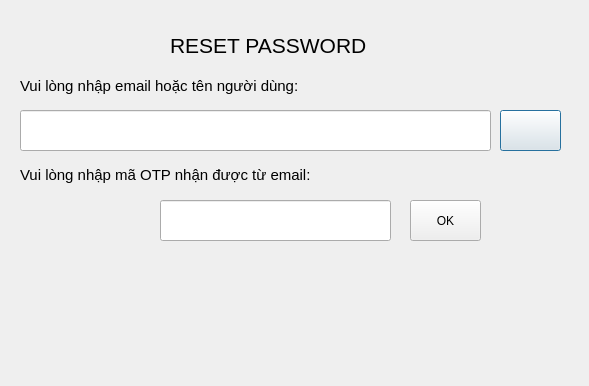
<?xml version="1.0" encoding="UTF-8"?>
<ui version="4.0">
 <class>resetPassword</class>
 <widget class="QDialog" name="resetPassword">
  <property name="geometry">
   <rect>
    <x>0</x>
    <y>0</y>
    <width>589</width>
    <height>386</height>
   </rect>
  </property>
  <property name="windowTitle">
   <string>Dialog</string>
  </property>
  <widget class="QStackedWidget" name="stackedWidget">
   <property name="geometry">
    <rect>
     <x>20</x>
     <y>20</y>
     <width>541</width>
     <height>371</height>
    </rect>
   </property>
   <property name="currentIndex">
    <number>0</number>
   </property>
   <widget class="QWidget" name="page">
    <widget class="QLabel" name="label">
     <property name="geometry">
      <rect>
       <x>150</x>
       <y>10</y>
       <width>251</width>
       <height>31</height>
      </rect>
     </property>
     <property name="font">
      <font>
       <pointsize>16</pointsize>
      </font>
     </property>
     <property name="text">
      <string>RESET PASSWORD</string>
     </property>
    </widget>
    <widget class="QLabel" name="label_5">
     <property name="geometry">
      <rect>
       <x>100</x>
       <y>0</y>
       <width>41</width>
       <height>41</height>
      </rect>
     </property>
     <property name="text">
      <string/>
     </property>
     <property name="pixmap">
      <pixmap resource="galeries.qrc">:/image/resetpass.png</pixmap>
     </property>
     <property name="scaledContents">
      <bool>true</bool>
     </property>
    </widget>
    <widget class="QLabel" name="label_2">
     <property name="geometry">
      <rect>
       <x>0</x>
       <y>50</y>
       <width>341</width>
       <height>31</height>
      </rect>
     </property>
     <property name="font">
      <font>
       <pointsize>11</pointsize>
      </font>
     </property>
     <property name="text">
      <string>Vui lòng nhập email hoặc tên người dùng:</string>
     </property>
    </widget>
    <widget class="QLineEdit" name="email_edit">
     <property name="geometry">
      <rect>
       <x>0</x>
       <y>90</y>
       <width>471</width>
       <height>41</height>
      </rect>
     </property>
     <property name="font">
      <font>
       <pointsize>14</pointsize>
      </font>
     </property>
    </widget>
    <widget class="QPushButton" name="send_otp">
     <property name="geometry">
      <rect>
       <x>480</x>
       <y>90</y>
       <width>61</width>
       <height>41</height>
      </rect>
     </property>
     <property name="toolTip">
      <string extracomment="Nhấn chọn để nhận mã OTP"/>
     </property>
     <property name="text">
      <string/>
     </property>
     <property name="icon">
      <iconset>
       <normaloff>gmail.png</normaloff>gmail.png</iconset>
     </property>
     <property name="iconSize">
      <size>
       <width>35</width>
       <height>35</height>
      </size>
     </property>
    </widget>
    <widget class="QLabel" name="label_6">
     <property name="geometry">
      <rect>
       <x>0</x>
       <y>139</y>
       <width>401</width>
       <height>31</height>
      </rect>
     </property>
     <property name="font">
      <font>
       <pointsize>11</pointsize>
      </font>
     </property>
     <property name="text">
      <string>Vui lòng nhập mã OTP nhận được từ email:</string>
     </property>
    </widget>
    <widget class="QLineEdit" name="otp_edit">
     <property name="geometry">
      <rect>
       <x>140</x>
       <y>180</y>
       <width>231</width>
       <height>41</height>
      </rect>
     </property>
     <property name="font">
      <font>
       <pointsize>14</pointsize>
      </font>
     </property>
    </widget>
    <widget class="QLabel" name="status">
     <property name="geometry">
      <rect>
       <x>10</x>
       <y>250</y>
       <width>531</width>
       <height>51</height>
      </rect>
     </property>
     <property name="font">
      <font>
       <pointsize>16</pointsize>
      </font>
     </property>
     <property name="text">
      <string/>
     </property>
    </widget>
    <widget class="QPushButton" name="verify_otp">
     <property name="geometry">
      <rect>
       <x>390</x>
       <y>180</y>
       <width>71</width>
       <height>41</height>
      </rect>
     </property>
     <property name="text">
      <string>OK</string>
     </property>
     <property name="icon">
      <iconset>
       <normaloff>ok.png</normaloff>ok.png</iconset>
     </property>
    </widget>
   </widget>
   <widget class="QWidget" name="page_2">
    <widget class="QLabel" name="label_4">
     <property name="geometry">
      <rect>
       <x>150</x>
       <y>20</y>
       <width>301</width>
       <height>41</height>
      </rect>
     </property>
     <property name="font">
      <font>
       <pointsize>16</pointsize>
      </font>
     </property>
     <property name="text">
      <string>TẠO MẬT KHẨU MỚI</string>
     </property>
    </widget>
    <widget class="QLabel" name="label_7">
     <property name="geometry">
      <rect>
       <x>30</x>
       <y>80</y>
       <width>311</width>
       <height>20</height>
      </rect>
     </property>
     <property name="font">
      <font>
       <pointsize>11</pointsize>
      </font>
     </property>
     <property name="text">
      <string>Vui lòng nhập mật khẩu mới:</string>
     </property>
    </widget>
    <widget class="QLineEdit" name="lineEdit_3">
     <property name="geometry">
      <rect>
       <x>30</x>
       <y>120</y>
       <width>401</width>
       <height>41</height>
      </rect>
     </property>
     <property name="font">
      <font>
       <pointsize>14</pointsize>
      </font>
     </property>
    </widget>
    <widget class="QLabel" name="label_8">
     <property name="geometry">
      <rect>
       <x>30</x>
       <y>170</y>
       <width>421</width>
       <height>31</height>
      </rect>
     </property>
     <property name="font">
      <font>
       <pointsize>11</pointsize>
      </font>
     </property>
     <property name="text">
      <string>Vui lòng nhập lại mật khẩu vừa tạo:</string>
     </property>
    </widget>
    <widget class="QLineEdit" name="lineEdit_4">
     <property name="geometry">
      <rect>
       <x>30</x>
       <y>210</y>
       <width>401</width>
       <height>41</height>
      </rect>
     </property>
     <property name="font">
      <font>
       <pointsize>14</pointsize>
      </font>
     </property>
    </widget>
    <widget class="QPushButton" name="pushButton_3">
     <property name="geometry">
      <rect>
       <x>380</x>
       <y>270</y>
       <width>111</width>
       <height>41</height>
      </rect>
     </property>
     <property name="text">
      <string>OK</string>
     </property>
     <property name="icon">
      <iconset resource="galeries.qrc">
       <normaloff>:/image/ok.png</normaloff>:/image/ok.png</iconset>
     </property>
     <property name="iconSize">
      <size>
       <width>30</width>
       <height>30</height>
      </size>
     </property>
    </widget>
    <widget class="QLabel" name="label_9">
     <property name="geometry">
      <rect>
       <x>70</x>
       <y>10</y>
       <width>61</width>
       <height>61</height>
      </rect>
     </property>
     <property name="text">
      <string/>
     </property>
     <property name="pixmap">
      <pixmap resource="galeries.qrc">:/image/resetpass.png</pixmap>
     </property>
     <property name="scaledContents">
      <bool>true</bool>
     </property>
    </widget>
    <widget class="QPushButton" name="eye1">
     <property name="geometry">
      <rect>
       <x>440</x>
       <y>120</y>
       <width>51</width>
       <height>41</height>
      </rect>
     </property>
     <property name="text">
      <string/>
     </property>
    </widget>
    <widget class="QPushButton" name="eye2">
     <property name="geometry">
      <rect>
       <x>440</x>
       <y>210</y>
       <width>51</width>
       <height>41</height>
      </rect>
     </property>
     <property name="text">
      <string/>
     </property>
    </widget>
   </widget>
  </widget>
 </widget>
 <resources>
  <include location="galeries.qrc"/>
 </resources>
 <connections/>
</ui>
